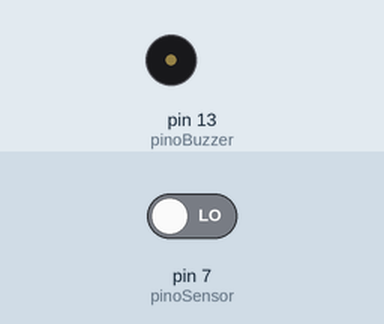
Recording of a sketch running on a simulated Arduino Uno, built with avr-gcc and run on an emulated ATmega328P. Shown: buzzer (waves = sounding). The inputs (shaded band) are chosen by the test bench; at power-on: pin 7 (pinoSensor) LOW. What the sketch prints to the serial monitor is not drawn.

Above: at 1.2 s.
1.3 s: pin 7 (pinoSensor) driven HIGH
Timing chart, 0 to 11.8 s (numbered marks = the images above; inputs shaded):
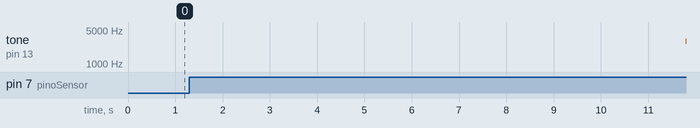

The sketch:

Sensor_Porta_Aberta_Lucas.ino
```cpp
/*
   Programa: Teste para monitoramento de portas abertas
   Autor: Lucas Dorador
*/

int pinoBuzzer = 13; // porta 13 em output para o Buzzer
int pinoSensor = 7; // porta 7 em input para o sensor
int val = 0; // variável para ler o status do pino do sensor
int contTempo = 1;
float seno;
int frequencia;

void setup() {
  Serial.begin(9600);
  pinMode(pinoBuzzer, OUTPUT); // declarando o pino do Buzzer como output
  pinMode(pinoSensor, INPUT); // declarando o pino do sensor como input
}

void loop() {
  val = digitalRead(pinoSensor); // lendo o estado do sensor e atribuindo a variável val

  if (val == HIGH) {// verifica se a entrada é alta (quando os dois módulos estão separados), e acende o led vermelho e apaga o verde
    if (contTempo == 10) {
      for (int x = 0; x < 180; x++) {
        //converte graus para radiando e depois obtém o valor do seno
        seno = (sin(x * 3.1416 / 180));
        //gera uma frequência a partir do valor do seno
        frequencia = 2000 + (int(seno * 1000));
        tone(pinoBuzzer, frequencia);
        delay(3);
      }
    } else {
      Serial.print("Tempo com a porta aberta: ");
      Serial.println(contTempo);
      contTempo = contTempo + 1;
      delay(1000);
    }
  }
  else { //se não acenderá o led verde e apagará o vermelho
    contTempo = 1;
    noTone(pinoBuzzer);
  }
}
```

Measured:
- after the input at 1.3 s, tone on pin 13 (pinoBuzzer): silent → 2939 Hz after 10.5 s
